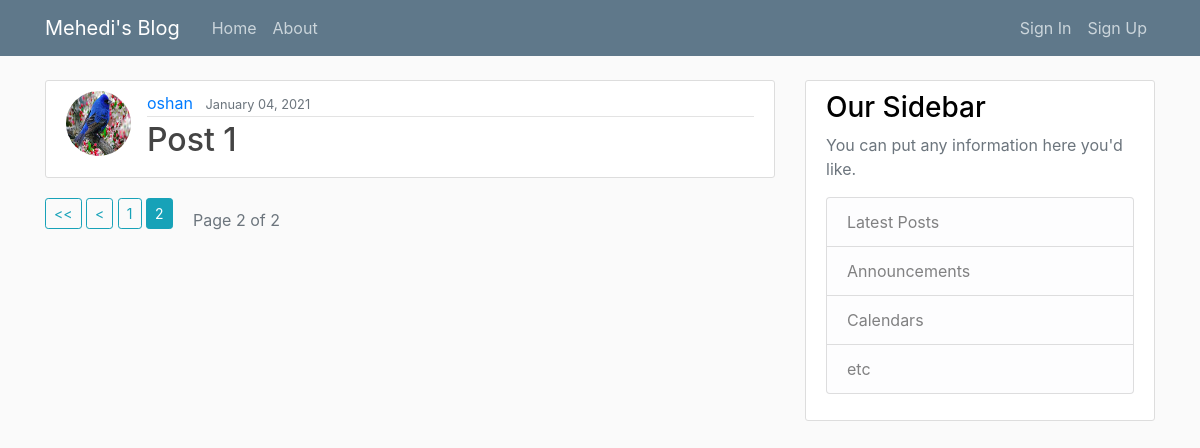
Before: /?page=2 with the older database file.
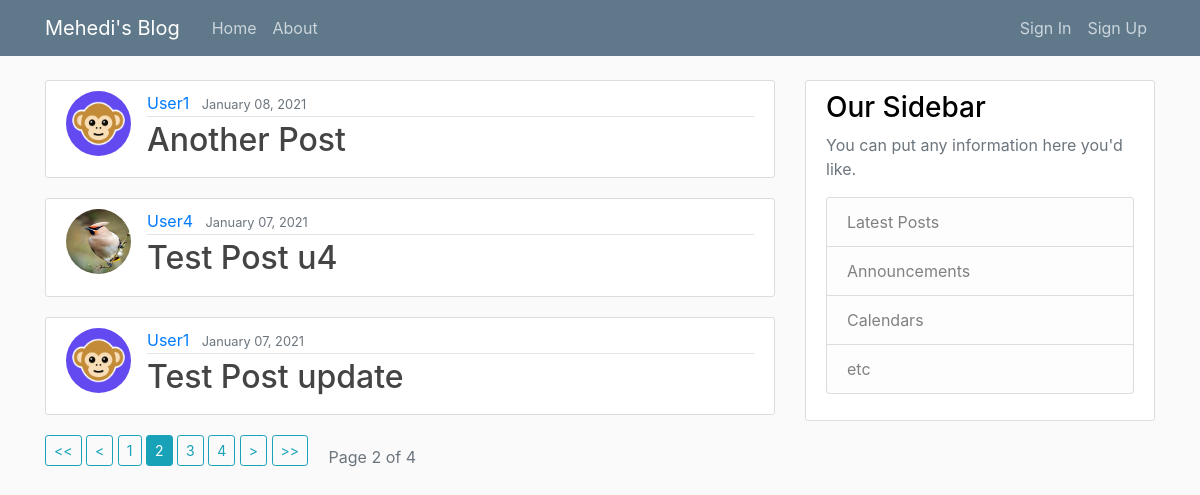
After: the same page with the newer database file.
### blog/models.py (models this page shows, shortened)
class Post(models.Model):
    author = models.ForeignKey(User, on_delete=models.CASCADE)
    title = models.CharField(max_length=100)
    content = models.TextField()
    date_posted = models.DateTimeField(default=timezone.now)

### users/models.py (models this page shows, shortened)
class Profile(models.Model):
    user = models.OneToOneField(User, on_delete=models.CASCADE)
    image = models.ImageField(default="default.png", upload_to="pics")

### blog/views.py (the view)
# urls.py: path('', PostListView.as_view(), name="blog-home"),
class PostListView(ListView):
    model = Post
    template_name = "blog/home.html" # default: app/model_viewtype.html -> blog/post_list.html
    context_object_name = "posts"
    ordering = ["-date_posted"]
    paginate_by = 3

### templates/blog/home.html
{% extends "base.html" %}
{% block content %}
{% for post in posts %}
{% include "article_snippet.html" with post=post %}
{% endfor %}
{% if page_obj.paginator.num_pages > 1 %}
{% if page_obj.has_previous %}
<a class="btn btn-outline-info btn-sm mb-3" href="?page=1">&lt;&lt;</a>
<a class="btn btn-outline-info btn-sm mb-3" href="?page={{page_obj.previous_page_number}}">&lt;</a>
{% endif %}
{% for num in page_obj.paginator.page_range %}
{% if num == page_obj.number %}
<span class="btn btn-info btn-sm mb-3">{{num}}</span>
{% elif num > page_obj.number|add:"-3" and num < page_obj.number|add:"3" %}
<a class="btn btn-outline-info btn-sm mb-3" href="?page={{num}}">{{num}}</a>
{% endif %}
{% endfor %}
{% if page_obj.has_next %}
<a class="btn btn-outline-info btn-sm mb-3" href="?page={{page_obj.next_page_number}}">&gt;</a>
<a class="btn btn-outline-info btn-sm mb-3" href="?page={{page_obj.paginator.num_pages}}">&gt;&gt;</a>
{% endif %}
<span class="text-muted ml-3">Page {{page_obj.number}} of {{page_obj.paginator.num_pages}}</span>
{% endif %}
{% endblock content %}

### templates/article_snippet.html
<article class="media content-section">
  <img class="rounded-circle article-img" src="{{post.author.profile.image.url}}" alt="Author's Profile Picture">
  <div class="media-body">
    <div class="article-metadata">
      <a class="mr-2" href="{% url 'userposts-list' post.author.username %}">{{ post.author }}</a>
      <small class="text-muted">{{ post.date_posted|date:"F d, Y" }}</small>
    </div>
    <h2><a class="article-title" href="{% url 'post-detail' post.id %}">{{ post.title }}</a></h2>
  </div>
</article>

Changed rows visible on the page:
no longer on this page (row unchanged): Post: author.profile.image (picture), author "oshan", date_posted "January 04, 2021", title "Post 1"
added Post: author.profile.image (placeholder picture), author "User1", date_posted "January 08, 2021", title "Another Post"
added Post: author.profile.image (picture), author "User4", date_posted "January 07, 2021", title "Test Post u4"
added Post: author.profile.image (placeholder picture), author "User1", date_posted "January 07, 2021", title "Test Post update"
Other visible differences:
{{ page_obj.paginator.num_pages }}: "2" → "4"
new list line: "3"
new list line: "4"
